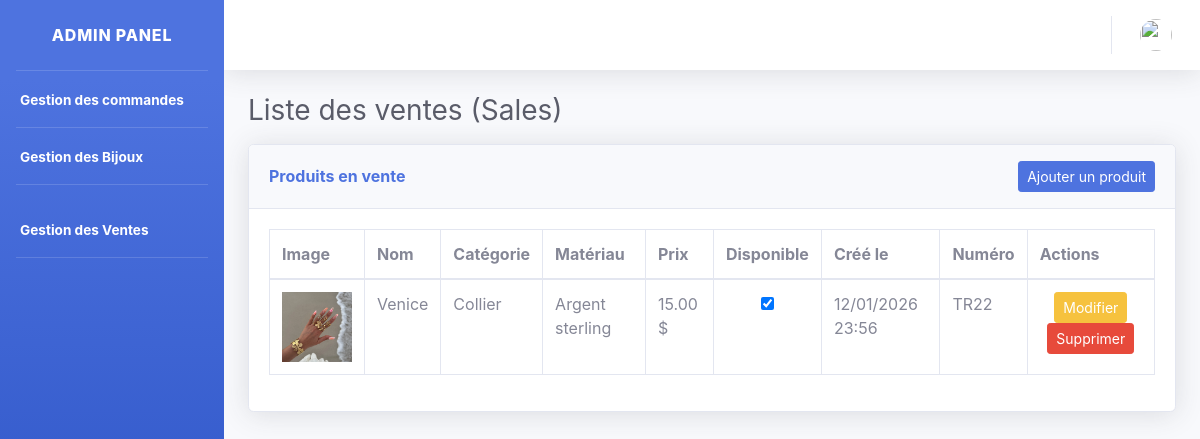
The page /gestion/admin/sales/ (signed in) on the database its author committed.
### gestion/models.py (models this page shows, shortened)
class Sales(models.Model):
    CATEGORY_CHOICES = [
        ("Collier", "Collier"),
        ("Bague", "Bague"),
        ("Bracelet de cheville", "Bracelet de cheville"),
        ("Bracelet", "Bracelet"),
        ("Bijou de main", "Bijou de main"),
        ("Boucle doreille", "Boucle doreille"),
    ]
    name = models.CharField(max_length=200, db_index=True)
    image = models.ImageField(upload_to='products/', blank=True)
    description = models.TextField(blank=True)
    available = models.BooleanField(default=True)
    created = models.DateTimeField(auto_now_add=True)
    updated = models.DateTimeField(auto_now=True)
    materiaux_choices = [
        ('Or massif 14k', 'Or massif 14k'),
        ('Or massif 10k', 'Or massif 10k'),
        ('Or rempli / Gold filled', 'Or rempli / Gold filled'),
        ('Argent sterling', 'Argent sterling'),
        ('Charms', 'Charms'),
        ('Tennis', 'Tennis'),
    ]
    materiaux = models.CharField(choices=materiaux_choices, max_length=255, default='Non defini')
    numero = models.CharField(max_length=255)
    category = models.CharField(max_length=255, choices=CATEGORY_CHOICES, default='Non defini')
    price = models.DecimalField(max_digits=10, decimal_places=2, default=0.00)

### gestion/views.py (the view)
# urls.py: path("admin/sales/", views.sales_list, name="sales_list"),
@login_required
def sales_list(request):
    sales = Sales.objects.order_by("-created")
    return render(request, "admin/sales_list.html", {"sales": sales})

### myapp/templates/admin/sales_list.html (shortened to what this page needs)
{% extends 'admin_base.html' %}
{% load static %}
{% block content %}
<div class="container-fluid">
    <h1 class="h3 mb-3 text-gray-800">Liste des ventes (Sales)</h1>
    <div class="card shadow mb-4">
        <div class="card-header py-3 d-flex justify-content-between align-items-center">
            <span class="font-weight-bold text-primary">
                Produits en vente
            </span>
            <a href="{% url 'sales_create' %}" class="btn btn-primary btn-sm">
                Ajouter un produit
            </a>
        </div>
        <div class="card-body">
            <div class="table-responsive">
                <table class="table table-bordered" width="100%" cellspacing="0">
                    <thead>
                        <tr>
                            <th>Image</th>
                            <th>Nom</th>
                            <th>Catégorie</th>
                            <th>Matériau</th>
                            <th>Prix</th>
                            <th>Disponible</th>
                            <th>Créé le</th>
                            <th>Numéro</th>
                            <th>Actions</th>
                        </tr>
                    </thead>
                    <tbody>
                        {% for sale in sales %}
                        <tr>
                            <td class="text-center">
                                {% if sale.image %}
                                    <img src="{{ sale.image.url }}" width="70">
                                {% else %}
                                    —
                                {% endif %}
                            </td>
                            <td>{{ sale.name }}</td>
                            <td>{{ sale.category }}</td>
                            <td>{{ sale.materiaux }}</td>
                            <td>{{ sale.price }} $</td>
                            <td class="text-center">
                                <form method="POST" action="{% url 'sales_toggle' sale.id %}">
                                    <input
                                        type="checkbox"
                                        onchange="this.form.submit()"
                                        {% if sale.available %}checked{% endif %}
                                        title="Disponible"
                                    >
                                </form>
                            </td>
                            <td>{{ sale.created|date:"d/m/Y H:i" }}</td>
                            <td>{{ sale.numero }}</td>
                            <td class="text-center">
                                <a href="{% url 'sales_update' sale.id %}"
                                   class="btn btn-sm btn-warning">
                                    Modifier
                                </a>
                                <a href="{% url 'sales_delete' sale.id %}"
                                   class="btn btn-sm btn-danger"
                                   onclick="return confirm('Supprimer ce produit ?');">
                                    Supprimer
                                </a>
                            </td>
                        </tr>
                        {% empty %}
                        <tr>
                            <td colspan="9" class="text-center text-muted">
                                Aucun produit trouvé
                            </td>
                        </tr>
                        {% endfor %}
                    </tbody>
                </table>
            </div>
        </div>
    </div>
</div>
{% endblock %}

### rows shown on the page
Sales: image (picture), name "Venice", category "Collier", materiaux "Argent sterling", price "15.00", available "☑", created "12/01/2026 23:56", numero "TR22"
